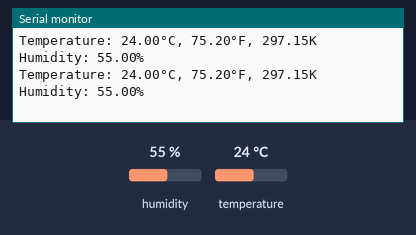
This sketch was run on a simulated Arduino Uno, built with avr-gcc and run on an emulated ATmega328P. On the bench: the last lines printed to the serial monitor. Inputs (shaded band) come from the test bench; at power-on: humidity 55 %, temperature 24 °C.

Above: at 2.8 s.
2.9 s: humidity set to 22 %
At 4.8 s:
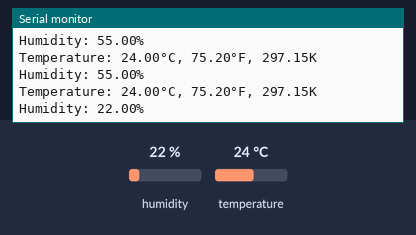
5.6 s: temperature set to 12 °C
At 7.2 s:
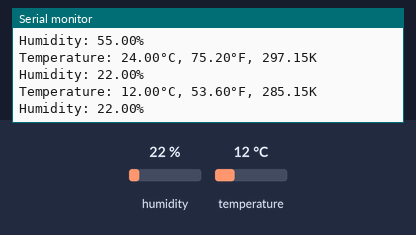
8.3 s: humidity set to 40 %
At 10.9 s:
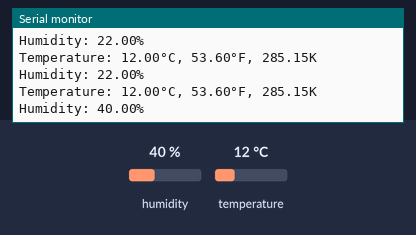
Timing chart, 0 to 12.4 s (numbered marks = the images above; inputs shaded):
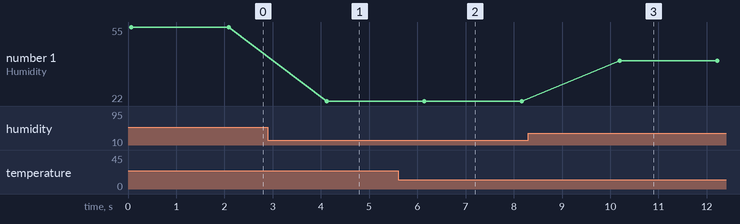

Measured:
- after the input at 2.9 s, the serial monitor: prints a new line after 1.2 s (image 1)
- after the input at 5.6 s, the serial monitor: prints a new line after 0.50 s (image 2)
- after the input at 8.3 s, the serial monitor: prints a new line after 1.9 s (image 3)
- plotted number 1: 55 → 22 after the input at 2.9 s, 22 → 40 after the input at 8.3 s

The sketch:

DHT11_code.ino
```cpp
#include "DHT.h"

#define DHTPIN 2      // Pin where the sensor is connected
#define DHTTYPE DHT11 // Sensor type

DHT dht(DHTPIN, DHTTYPE);

void setup() {
  Serial.begin(9600); // Initialize the serial monitor
  dht.begin();        // Initialize the sensor
}

void loop() {
  float humidity = dht.readHumidity();           // Read humidity
  float temperatureC = dht.readTemperature();   // Temperature in Celsius
  float temperatureF = dht.readTemperature(true); // Temperature in Fahrenheit
  float temperatureK = temperatureC + 273.15;   // Temperature in Kelvin

  if (isnan(humidity) || isnan(temperatureC)) {
    Serial.println("Error reading data!");
    return;
  }

  // Output data to the serial monitor
  Serial.print("Temperature: ");
  Serial.print(temperatureC);
  Serial.print("°C, ");
  Serial.print(temperatureF);
  Serial.print("°F, ");
  Serial.print(temperatureK);
  Serial.println("K");

  Serial.print("Humidity: ");
  Serial.print(humidity);
  Serial.println("%");

  delay(2000); // Delay between readings
}
```
